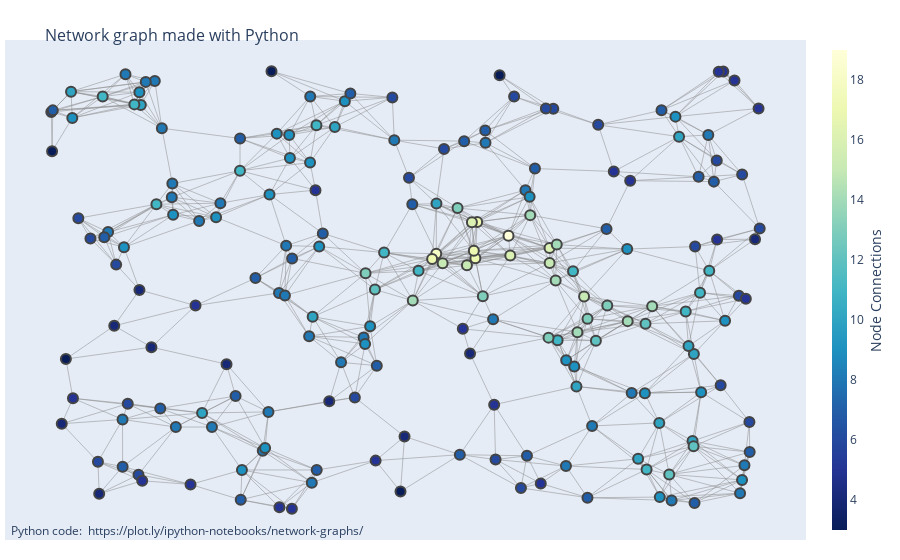

Notebook cell for this chart:
### Code cell
fig = go.Figure(data=[edge_trace, node_trace],
             layout=go.Layout(
                title='<br>Network graph made with Python',
                titlefont_size=16,
                showlegend=False,
                hovermode='closest',
                margin=dict(b=20,l=5,r=5,t=40),
                annotations=[ dict(
                    text="Python code: <a href='https://plot.ly/ipython-notebooks/network-graphs/'> https://plot.ly/ipython-notebooks/network-graphs/</a>",
                    showarrow=False,
                    xref="paper", yref="paper",
                    x=0.005, y=-0.002 ) ],
                xaxis=dict(showgrid=False, zeroline=False, showticklabels=False),
                yaxis=dict(showgrid=False, zeroline=False, showticklabels=False))
                )
fig.show()

### Figure 1 — Plotly figure (JSON) as saved in the notebook; plotly's stock layout.template omitted (floating-point values rounded to 4 significant figures; data arrays with more than 128 entries replaced by an {"elided": "..."} marker saying what was removed)
{"data": [{"hoverinfo": "none", "line": {"color": "#888", "width": 0.5}, "mode": "lines", "type": "scatter", "x": {"elided": "2544 float values"}, "y": {"elided": "2544 float values"}}, {"hoverinfo": "text", "marker": {"color": {"elided": "200 int values"}, "colorbar": {"thickness": 15, "title": {"side": "right", "text": "Node Connections"}, "xanchor": "left"}, "colorscale": [[0, "rgb(255,255,217)"], [0.125, "rgb(237,248,177)"], [0.25, "rgb(199,233,180)"], [0.375, "rgb(127,205,187)"], [0.5, "rgb(65,182,196)"], [0.625, "rgb(29,145,192)"], [0.75, "rgb(34,94,168)"], [0.875, "rgb(37,52,148)"], [1, "rgb(8,29,88)"]], "line": {"width": 2}, "reversescale": true, "showscale": true, "size": 10}, "mode": "markers", "text": {"elided": "200 str values"}, "type": "scatter", "x": {"elided": "200 float values"}, "y": {"elided": "200 float values"}}], "layout": {"annotations": [{"showarrow": false, "text": "Python code: <a href='https://plot.ly/ipython-notebooks/network-graphs/'> https://plot.ly/ipython-notebooks/network-graphs/</a>", "x": 0.005, "xref": "paper", "y": -0.002, "yref": "paper"}], "hovermode": "closest", "margin": {"b": 20, "l": 5, "r": 5, "t": 40}, "showlegend": false, "title": {"font": {"size": 16}, "text": "<br>Network graph made with Python"}, "xaxis": {"showgrid": false, "showticklabels": false, "zeroline": false}, "yaxis": {"showgrid": false, "showticklabels": false, "zeroline": false}}}
